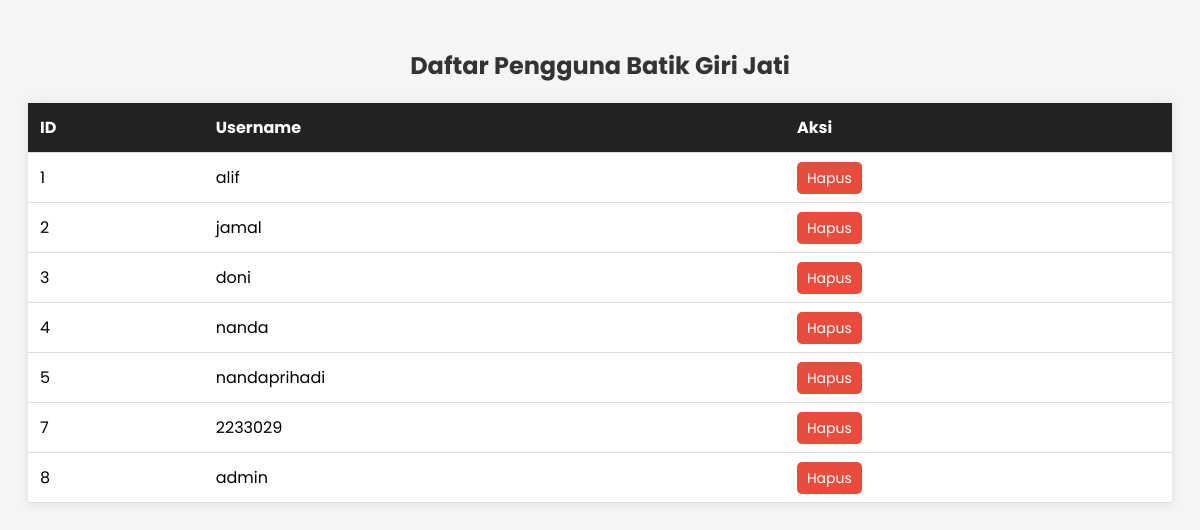
The page /seller/manage_user.php (signed in) on the database its author committed.
### tables this page shows
CREATE TABLE `users` (
  `id` int(11) NOT NULL,
  `username` varchar(50) NOT NULL,
  `password` varchar(255) NOT NULL,
  `created_at` timestamp NOT NULL DEFAULT current_timestamp()
);

### seller/manage_user.php (the view, shortened to what this page needs)
<?php
require 'config.php';
$result = $conn->query("SELECT id, username FROM users ORDER BY id ASC");
?>
<!DOCTYPE html>
<html lang="en">
<head>
    <link rel="stylesheet" href="style/manage_user.css">
</head>
<body>
    <h2>Daftar Pengguna Batik Giri Jati</h2>
    <table>
        <thead>
            <tr>
                <th>ID</th>
                <th>Username</th>
                <th>Aksi</th>
            </tr>
        </thead>
        <tbody>
            <?php if ($result->num_rows > 0): ?>
                <?php while ($row = $result->fetch_assoc()): ?>
                    <tr>
                        <td><?= htmlspecialchars($row['id']) ?></td>
                        <td><?= htmlspecialchars($row['username']) ?></td>
                        <td>
                            <a class="btn-delete" href="?delete_id=<?= $row['id'] ?>" onclick="return confirm('Yakin ingin menghapus pengguna ini?')">Hapus</a>
                        </td>
                    </tr>
                <?php endwhile; ?>
            <?php else: ?>
                <tr><td colspan="4" style="text-align:center;">Tidak ada pengguna.</td></tr>
            <?php endif; ?>
        </tbody>
    </table>
</body>
</html>

### seller/style/manage_user.css (style rules this page uses)
* { font-family: 'Poppins', sans-serif; box-sizing: border-box; }
body { padding: 20px; background-color: #f5f5f5; }
h2 { color: #333; text-align: center; }
table { width: 100%; border-collapse: collapse; background-color: white; box-shadow: 0 0 10px rgba(0,0,0,0.1); margin-top: 20px; }
th, td { padding: 12px; border-bottom: 1px solid #ddd; text-align: left; }
th { background-color: #222; color: white; }
.btn-delete { background-color: #e74c3c; color: white; padding: 6px 10px; border: none; border-radius: 5px; text-decoration: none; font-size: 14px; }

### rows shown on the page
users: id "1", username "alif"
users: id "2", username "jamal"
users: id "3", username "doni"
users: id "4", username "nanda"
users: id "5", username "nandaprihadi"
users: id "7", username "2233029"
users: id "8", username "admin"
